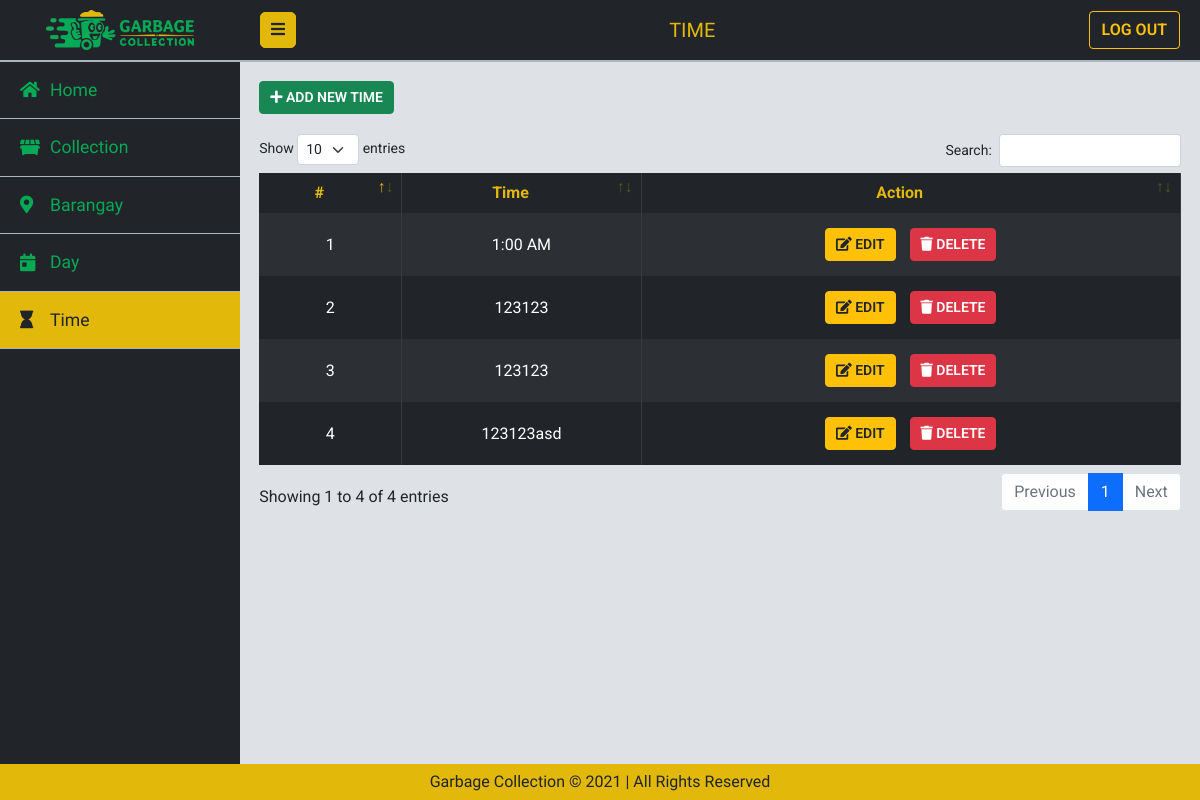
/admin/time.php (signed in), run on the app's committed database.
### tables this page shows
CREATE TABLE `time` (
  `time_id` int(11) NOT NULL,
  `time_name` varchar(255) NOT NULL
);

### admin/time.php (the view, shortened to what this page needs)
<?php include_once("../app/config/dbconnect.php"); ?>
<?php $title = 'Time'; ?>
<?php include('../app/includes/admin/head.php'); ?>
<?php
$query = "SELECT * FROM $title";
$result = mysqli_query($conn, $query);
?>
<body>
    <main class="container-fluid" id="admin">
        <?php include '../app/includes/admin/sidebar.php' ?>
        <div class="main-container" id="main-container">
            <div class="top-content">
                <?php include '../app/includes/admin/top-content.php' ?>
            </div>
            <div class="hr bg-gray500"></div>
            <div class="main-content">
                <div class="time">
                    <div class="add-button">
                        <button type="button" class="btn btn-success" data-bs-toggle="modal" data-bs-target="#addModal">
                            <i class="fas fa-plus"></i>
                            <span>ADD NEW TIME</span>
                        </button>
                    </div>
                    <div class="data-table container-fluid">
                        <table id="data-table" class="table table-dark table-striped table-bordered">
                            <thead>
                                <tr>
                                    <th>#</th>
                                    <th><?php echo $title; ?></th>
                                    <th>Action</th>
                                </tr>
                            </thead>
                            <tbody>
                                <?php while ($row = mysqli_fetch_array($result)) :;
                  $timeID = $row['time_id'];
                  $timeName = $row['time_name'];
                ?>
                                <tr>
                                    <td class="center"><?php echo $timeID; ?></td>
                                    <td class="center"><?php echo $timeName; ?></td>
                                    <td class="center">
                                        <button class="btn btn-warning" data-bs-toggle="modal"
                                            data-bs-target="#editModal<?php echo $timeID; ?>">
                                            <i class="fas fa-edit"></i>
                                            <span>EDIT</span>
                                        </button>
                                        <?php include '../app/includes/admin/modal/editTimeModal.php' ?>
                                        <button class="btn btn-danger" data-bs-toggle="modal"
                                            data-bs-target="#deleteModal<?php echo $timeID; ?>">
                                            <i class="fas fa-trash"></i>
                                            <span>DELETE</span>
                                        </button>
                                    </td>
                                </tr>
                                <?php endwhile; ?>
                            </tbody>
                        </table>
                    </div>
                </div>
            </div>
        </div>
    </main>
    <?php include('../app/includes/admin/footer.php'); ?>
</body>
</html>

### data on the page
time: time_id "1", time_name "1:00 AM"
time: time_id "2", time_name "123123"
time: time_id "3", time_name "123123"
time: time_id "4", time_name "123123asd"

### other printed values
$title "TIME"
$title "Time"
